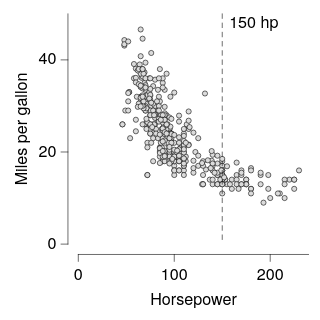

Specify this chart in Vega-Lite:
### Vega-Lite specification from a JSON file in a GitHub repository (floating-point values rounded to 4 significant figures; data arrays with more than 128 entries replaced by an {"elided": "..."} marker saying what was removed)
{"background": null, "config": {"arc": {"fill": "#DBDBDB", "fillOpacity": 1.0, "innerRadius": 25.0, "padAngle": 0.03, "stroke": "black", "strokeOpacity": 1, "strokeWidth": 0.25}, "area": {"fill": "#DBDBDB", "fillOpacity": 1.0, "stroke": "black", "strokeOpacity": 1, "strokeWidth": 0.25}, "axis": {"domain": true, "domainCap": "round", "domainColor": "black", "domainWidth": 0.25, "grid": false, "gridCap": "round", "gridColor": "#F1F1F1", "gridDash": [0, 0], "gridOpacity": 1.0, "gridWidth": 0.25, "labelColor": "black", "labelFont": "HelveticaNeue", "labelFontSize": 7, "labelFontStyle": "normal", "labelFontWeight": 400, "offset": 4.5, "ticks": true, "tickCap": "round", "tickColor": "black", "tickRound": false, "tickSize": 3, "tickWidth": 0.25, "titleColor": "black", "titleFont": "HelveticaNeue", "titleFontSize": 7, "titleFontStyle": "normal", "titleFontWeight": 400}, "axisX": {"domain": true, "labelAlign": "center", "labelAngle": 0, "labels": true, "ticks": true, "translate": 0}, "axisY": {"domain": true, "labelAlign": "right", "labelAngle": 0, "labels": true, "ticks": true, "translate": 0}, "axisRight": {"domain": true, "labelAlign": "left", "labelAngle": 0, "labels": true, "ticks": true, "translate": 0}, "axisTop": {"domain": true, "labelAlign": "center", "labelAngle": 0, "labels": true, "ticks": true, "translate": 0}, "axisBand": {"tickOffset": 0}, "bar": {"fill": "#DBDBDB", "fillOpacity": 1.0, "stroke": "black", "strokeOpacity": 1, "strokeWidth": 0.25}, "boxplot": {"size": 9.0, "ticks": {"cornerRadius": 0.25, "fill": "black", "size": 4.5, "thickness": 0.25}, "box": {"fillOpacity": 1.0, "stroke": "black", "strokeOpacity": 1, "strokeWidth": 0.25}, "median": {"fill": "black", "fillOpacity": 1.0, "size": 9.0, "thickness": 0.25}, "rule": {"fill": "black", "fillOpacity": 1.0, "size": 10.0, "stroke": "black", "strokeDash": [0, 0], "strokeOpacity": 1, "strokeWidth": 0.25}, "outliers": {"color": "black", "fill": "black", "fillOpacity": 1.0, "size": 0, "stroke": "black", "strokeOpacity": 1, "strokeWidth": 0.25}}, "circle": {"fill": "black", "fillOpacity": 1.0, "size": 0.5, "stroke": null, "strokeOpacity": 1, "strokeWidth": 0.25}, "errorband": {"band": {"fillOpacity": 0.6, "stroke": null, "strokeWidth": 0.25, "strokeOpacity": 1}, "borders": {"opacity": 0, "strokeOpacity": 0.25, "strokeWidth": 1}}, "errorbar": {"opacity": 1, "rule": {"strokeDash": [0, 0], "strokeWidth": 0.25}, "ticks": {"color": "black", "cornerRadius": 0.125, "opacity": 1, "size": 6.0, "thickness": 0.25}, "thickness": 0.25}, "font": "HelveticaNeue", "geoshape": {"fill": "#DBDBDB", "fillOpacity": 1.0, "stroke": "black", "strokeOpacity": 1, "strokeWidth": 0.25}, "header": {"labelColor": "black", "labelFont": "HelveticaNeue", "labelFontSize": 7, "labelFontStyle": "normal", "labelFontWeight": 400, "titleColor": "black", "titleFont": "HelveticaNeue", "titleFontSize": 7, "titleFontStyle": "normal", "titleFontWeight": 400, "titlePadding": 0}, "legend": {"disable": false, "offset": 4.5, "gradientLength": 50.0, "gradientThickness": 5.0, "gradientOpacity": 1.0, "gradientStrokeColor": "black", "gradientStrokeWidth": 0.25, "labelColor": "black", "labelFont": "HelveticaNeue", "labelFontSize": 7, "labelFontStyle": "normal", "labelFontWeight": 400, "strokeColor": "black", "strokeWidth": 0, "symbolSize": 42, "symbolStrokeColor": "black", "symbolStrokeWidth": 0.25, "titleColor": "black", "titleFont": "HelveticaNeue", "titleFontSize": 7, "titleFontStyle": "normal", "titleFontWeight": 400}, "line": {"color": "black", "stroke": "black", "strokeCap": "round", "strokeDash": [0, 0], "strokeOpacity": 1, "strokeWidth": 0.375}, "point": {"filled": true, "fill": "#DBDBDB", "fillOpacity": 1.0, "size": 5.0, "stroke": "black", "strokeOpacity": 1, "strokeWidth": 0.25}, "range": {"category": ["#C6D9F1", "#F1C9CB", "#FEF0B9", "#CEE37A", "#7AA8E0", "#E589A3", "#FDDD5D", "#68B961", "#4177B1", "#C35082", "#E5C227", "#438156"], "diverging": {"scheme": ["#C35082", "#CE6D94", "#D989A7", "#E2A4BA", "#EABFCE", "#F1DBE2", "#F6F6F6", "#D7E0EB", "#B9CBE0", "#9BB6D5", "#7DA1C9", "#5F8CBD", "#4177B1"]}, "heatmap": {"scheme": ["#DFE9F7", "#C6D9F1", "#ADC8EC", "#94B8E6", "#7AA8E0", "#6097DA", "#4D87CA", "#4177B1", "#386898", "#2F597F", "#264A69", "#1D3A58"]}, "ordinal": {"scheme": ["#F1F1F1", "#DBDBDB", "#C6C6C6", "#B2B2B2", "#9D9D9D", "#898989", "#767676", "#636363", "#515151", "#404040", "#2F2F2F", "#1F1F1F"]}, "ramp": {"scheme": ["#DFE9F7", "#C6D9F1", "#ADC8EC", "#94B8E6", "#7AA8E0", "#6097DA", "#4D87CA", "#4177B1", "#386898", "#2F597F", "#264A69", "#1D3A58"]}}, "rule": {"color": "black", "stroke": "black", "strokeCap": "round", "strokeDash": [2, 2], "strokeOpacity": 1, "strokeWidth": 0.25}, "scale": {"bandPaddingInner": 0.1, "bandPaddingOuter": 0.1, "round": false}, "rect": {"fill": "#DBDBDB", "fillOpacity": 1.0, "stroke": "black", "strokeOpacity": 1, "strokeWidth": 0.25}, "square": {"fill": "#DBDBDB", "fillOpacity": 1.0, "size": 10.0, "stroke": "black", "strokeOpacity": 1, "strokeWidth": 0.25}, "text": {"color": "black", "font": "HelveticaNeue", "fontSize": 7, "fontStyle": "normal", "fontWeight": 400}, "title": {"anchor": "middle", "frame": "group", "color": "black", "font": "HelveticaNeue", "fontSize": 7, "fontStyle": "normal", "fontWeight": 400, "subtitleColor": "black", "subtitleFont": "HelveticaNeue", "subtitleFontSize": "HelveticaNeue", "subtitleFontStyle": "normal", "subtitleFontWeight": 400}, "view": {"continuousWidth": 100, "continuousHeight": 100, "discreteWidth": 100, "discreteHeight": 100, "fill": null, "stroke": null, "strokeWidth": 0.25}}, "layer": [{"data": {"name": "data-7285c4e2e195e5a75737a34913199f5f"}, "mark": {"type": "point"}, "encoding": {"x": {"field": "Horsepower", "type": "quantitative"}, "y": {"field": "Miles_per_Gallon", "title": "Miles per gallon", "type": "quantitative"}}}, {"layer": [{"data": {"values": [{"__dysonsphere__": 1}]}, "mark": {"type": "rule", "opacity": 1.0, "strokeDash": [2, 2]}, "encoding": {"x": {"datum": 150.0}}}, {"data": {"values": [{"__dysonsphere__": 1}]}, "mark": {"type": "text", "align": "left", "baseline": "top", "dx": 3, "dy": 0, "fontSize": 7}, "encoding": {"text": {"value": "150 hp"}, "x": {"datum": 150.0}, "y": {"value": 0}}}]}], "$schema": "https://vega.github.io/schema/vega-lite/v6.4.1.json", "datasets": {"data-7285c4e2e195e5a75737a34913199f5f": {"elided": "392 records"}}}
